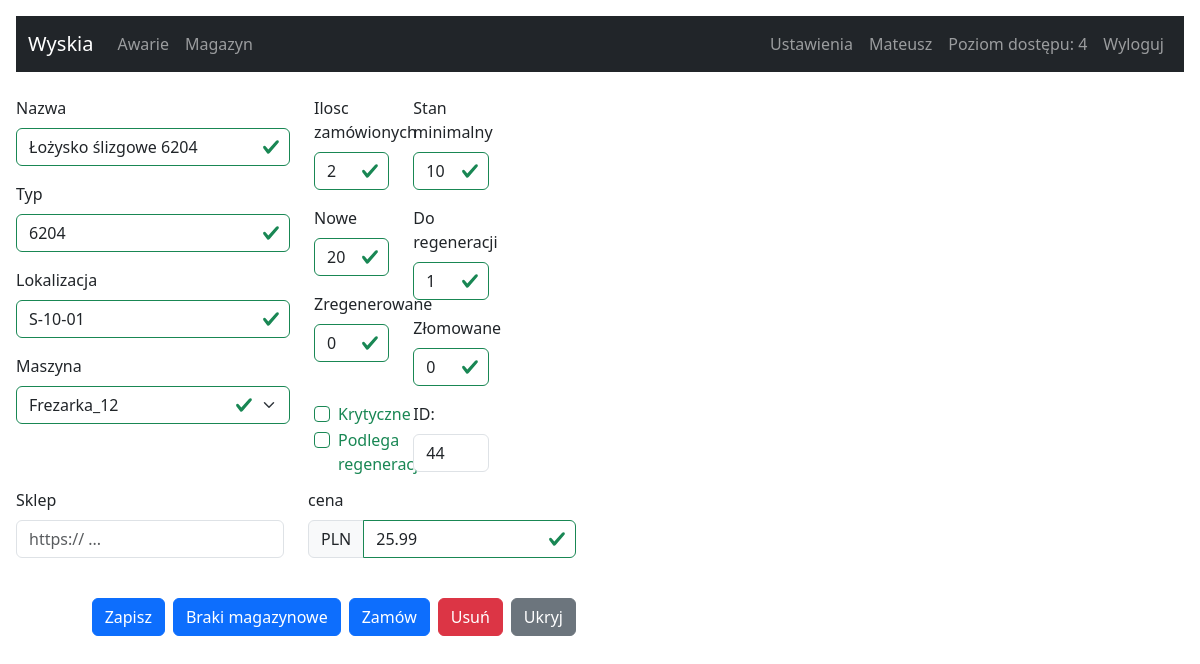
/management-warehouse?id=44 (signed in), run on an earlier commit of the app's database.
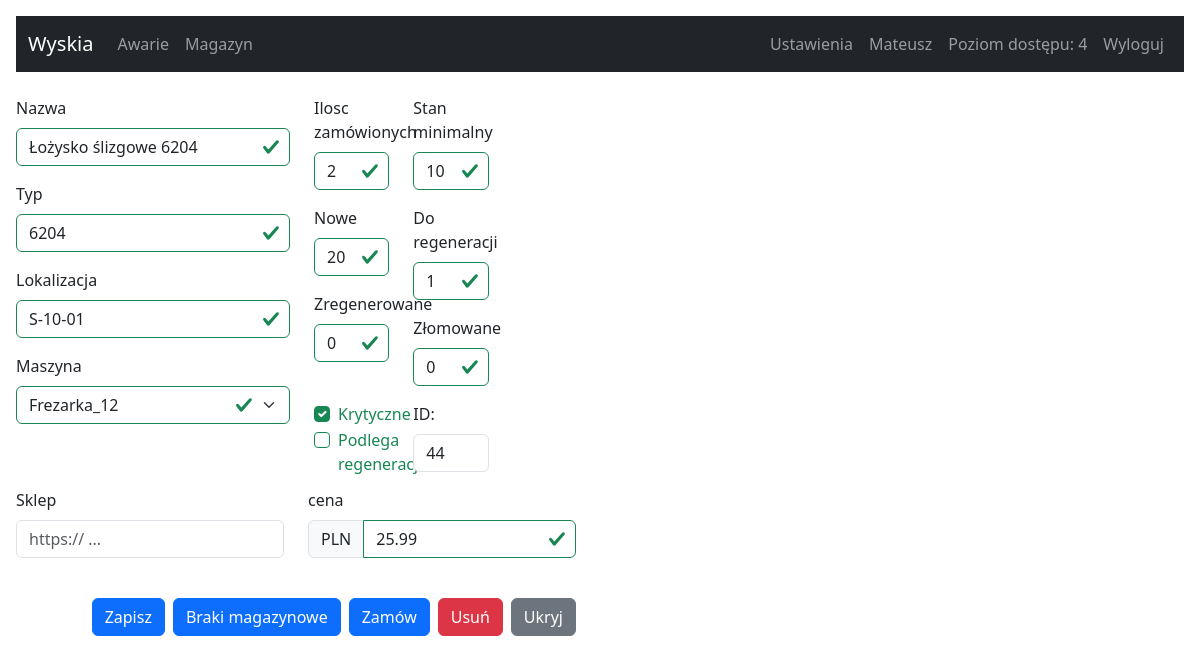
And on a later commit of the database.
### tables this page shows
CREATE TABLE warehouse (
		id INTEGER NOT NULL, 
		nazwa VARCHAR(140), 
		typ VARCHAR(140),
		stan_min INTEGER, 
		ilosc_zam INTEGER,
		nowe INTEGER,
		do_reg INTEGER,
		regen INTEGER,
		zlom INTEGER,
		rp BOOL,
		maszyna VARCHAR(140),
		lokalizacja VARCHAR(140),
		krytyczne BOOL,
		cena FLOAT,
		case_id TEXT, 
		PRIMARY KEY (id)
	);

### app.py (the view, shortened to what this page needs)
@app.route('/management-warehouse', methods = ['POST', 'GET'])
@flask_login.login_required
def warehouse_page():
   rows_per_page = 30   # Ilość zgłoszeń na stronie
   search_id = request.args.get('search_id', default = None, type = int)
   search = request.args.get('search', default = '', type = str)
   nr_page = request.args.get('page', default = 1, type = int)
   id_db = request.args.get('id', default = "", type = int)
   color_info_list = {1: 'class=table-danger', 2: 'class=table-warning', 3: 'class=table-success', 4: 'class=table-secondary', 5: ''}
   if search_id:
      query_select = f"SELECT * FROM warehouse WHERE id LIKE '{search_id}'"
      rows = sql_select(query_select)
      return render_template("management-warehouse.html", rows = rows, color_info = color_info_list)
   elif search:
      query_select = f"SELECT * FROM warehouse WHERE nazwa LIKE '%{search}%' OR typ LIKE '%{search}%' OR maszyna LIKE '%{search}%' ORDER BY nazwa DESC"
      rows = sql_select(query_select)
      return render_template("management-warehouse.html", rows = rows, color_info = color_info_list)
   if request.method == 'POST':
      row = {}
      row.clear()
      row['nazwa'] = request.form['nazwa']
      row['typ'] = request.form['typ']
      row['stan_min'] = request.form['stan_min']
      row['ilosc_zam'] = request.form['ilosc_zam']
      row['nowe'] = request.form['nowe']
      row['do_reg'] = request.form['do_reg']
      row['regen'] = request.form['regen']
      row['zlom'] = request.form['zlom']
      if 'rp' in request.form:
         row['rp'] = request.form['rp']
      else:
         row['rp'] = 0
      row['maszyna'] = request.form['maszyna']
      row['lokalizacja'] = request.form['lokalizacja']
      if 'krytyczne' in request.form :
         row['krytyczne'] = request.form['krytyczne']
      else:
         row['krytyczne'] = 0
      row['cena'] = request.form['cena']
      if request.form['action'] == 'save':
         row['update_id'] = request.form['update_id']
         query_update = f"UPDATE warehouse SET nazwa='{row['nazwa']}', typ='{row['typ']}', stan_min='{row['stan_min']}', ilosc_zam='{row['ilosc_zam']}', nowe='{row['nowe']}', do_reg='{row['do_reg']}', regen='{row['regen']}', zlom='{row['zlom']}', rp='{row['rp']}', maszyna='{row['maszyna']}', lokalizacja='{row['lokalizacja']}', krytyczne='{row['krytyczne']}', cena='{row['cena']}' WHERE id='{row['update_id']}'"
         sql_update(query_update)
         return redirect('/management-warehouse')
      if request.form['action'] == 'add-part':
         query_select = f"INSERT INTO warehouse (nazwa, typ, stan_min, ilosc_zam, nowe, do_reg, regen, zlom, rp, maszyna, lokalizacja, krytyczne, cena) VALUES('{row['nazwa']}', '{row['typ']}', '{row['stan_min']}', '{row['ilosc_zam']}', '{row['nowe']}', '{row['do_reg']}', '{row['regen']}', '{row['zlom']}', '{row['rp']}', '{row['maszyna']}', '{row['lokalizacja']}', '{row['krytyczne']}', '{row['cena']}')"
         sql_insert(query_select)
         return redirect('/management-warehouse')
      if request.form['action'] == 'delete':
         row['update_id'] = request.form['update_id']
         query_delete = f"DELETE FROM warehouse WHERE id='{row['update_id']}'"
         sql_delete(query_delete)
         return redirect('/management-warehouse')
   elif id_db:
      query_select = f"SELECT * FROM warehouse WHERE id LIKE '{id_db}'"
      row = sql_select(query_select)
      row_dict = delete_none(row)
      query_select = f"SELECT * FROM warehouse ORDER BY nazwa DESC"
      rows_all = sql_select(query_select)
      return render_template('part.html', row = row_dict, rows_all = rows_all)

### app.py (called while the page is built)
def get_db_connection():
   con = sql.connect('wsb.sqlite')
   con.row_factory = sql.Row
   return con

def sql_select(query_select):
   con = get_db_connection()
   cur = con.cursor()
   cur.execute(query_select)
   row = cur.fetchall()
   con.close()
   return row

def delete_none(row):
   row_dict = dict(row[0])
   for key, value in row_dict.items():
      if value is None:
         row_dict[key] = ""
   return row_dict

@login_manager.user_loader
def user_loader(login_email):
   if login_email not in users:
      return
   user = User()
   user.id = login_email
   user.rank = users[login_email]['rank']
   user.name = users[login_email]['name']
   return user

### templates/part.html (shortened to what the changed rows need)
{% extends 'base.html' %}"
{% block content %}
<form method="post">
  <div class="row align-items-start">
    <div class="col-md-3 was-validated">
      <div class="mb-3">
        <label class="form-label">Nazwa</label>
        <input type="text" name="nazwa" class="form-control" value="{{ row['nazwa'] }}" required>
      </div>
      <div class="mb-3">
        <label class="form-label">Typ</label>
        <input type="text" name="typ" class="form-control" value="{{ row['typ'] }}" required>
      </div>
      <div class="mb-3">
        <label class="form-label">Lokalizacja</label>
        <input type="text" name="lokalizacja" class="form-control" value="{{ row['lokalizacja'] }}" required>
      </div>
      <div class="mb-3">
        <label class="form-label">Maszyna</label>
        <select class="form-select" name="maszyna" required>
          <option value="{{row['maszyna'] }}" selected >{{row['maszyna'] }}</option>
        </select>
      </div>
    </div>
    <div class="col-md-1 was-validated">
      <div class="mb-3">
        <label class="form-label">Ilosc zamówionych</label>
        <input type="text" name="ilosc_zam" class="form-control" value="{{ row['ilosc_zam'] }}" required>
      </div>
      <div class="mb-3">
        <label class="form-label">Nowe</label>
        <input type="text" name="nowe" class="form-control" value="{{ row['nowe'] }}" required>
      </div>
      <div class="mb-3">
        <label class="form-label">Zregenerowane</label>
        <input type="text" name="regen" class="form-control" value="{{ row['regen'] }}" required>
      </div>
      <div class="col">
        <br>
        <div class="form-check form-check-inline">
          <input class="form-check-input" type="checkbox" name="krytyczne" value="1" {%if row['krytyczne']%} checked {%endif%}>
          <label class="form-check-label"> Krytyczne </label>
        </div>
        <div class="form-check form-check-inline">
          <input class="form-check-input" type="checkbox" name="rp" value="1" {%if row['rp']%} checked {%endif%}>
          <label class="form-check-label"> Podlega regeneracji </label>
        </div>
      </div>
    </div>
    <div class="col-md-1 was-validated">
      <div class="mb-3">
        <label class="form-label">Stan minimalny</label>
        <input type="text" name="stan_min" class="form-control" value="{{ row['stan_min'] }}" required>
      </div>
      <div class="mb-3">
        <label class="form-label">Do regeneracji</label>
        <input type="text" name="do_reg" class="form-control" value="{{ row['do_reg'] }}" required>
      </div>
      <div class="mb-3">
        <label class="form-label">Złomowane</label>
        <input type="text" name="zlom" class="form-control" value="{{ row['zlom'] }}" required>
      </div>
      <div class="mb-3">
        <label class="form-label">ID:</label>
        <input type="text" name="update_id" class="form-control" value="{{ row['id'] }}" readonly>
      </div>
    </div>
    <div class="row align-items-start">
      <div class="col-md-6">
        <div class="row">
          <div class="col was-validated">
            <div class="input-group mb-3">
              <span class="input-group-text">PLN</span>
              <input type="text" name="cena" class="form-control" aria-label="Amount (to the nearest dollar)"
                value="{{ row['cena'] }}" required>
            </div>
          </div>
        </div>
        <br>
      </div>
    </div>
  </div>
</form>
{% endblock %}

What changed in the data, as far as the page shows it:
changed warehouse "Łożysko ślizgowe 6204": krytyczne "☐" → "☑"
